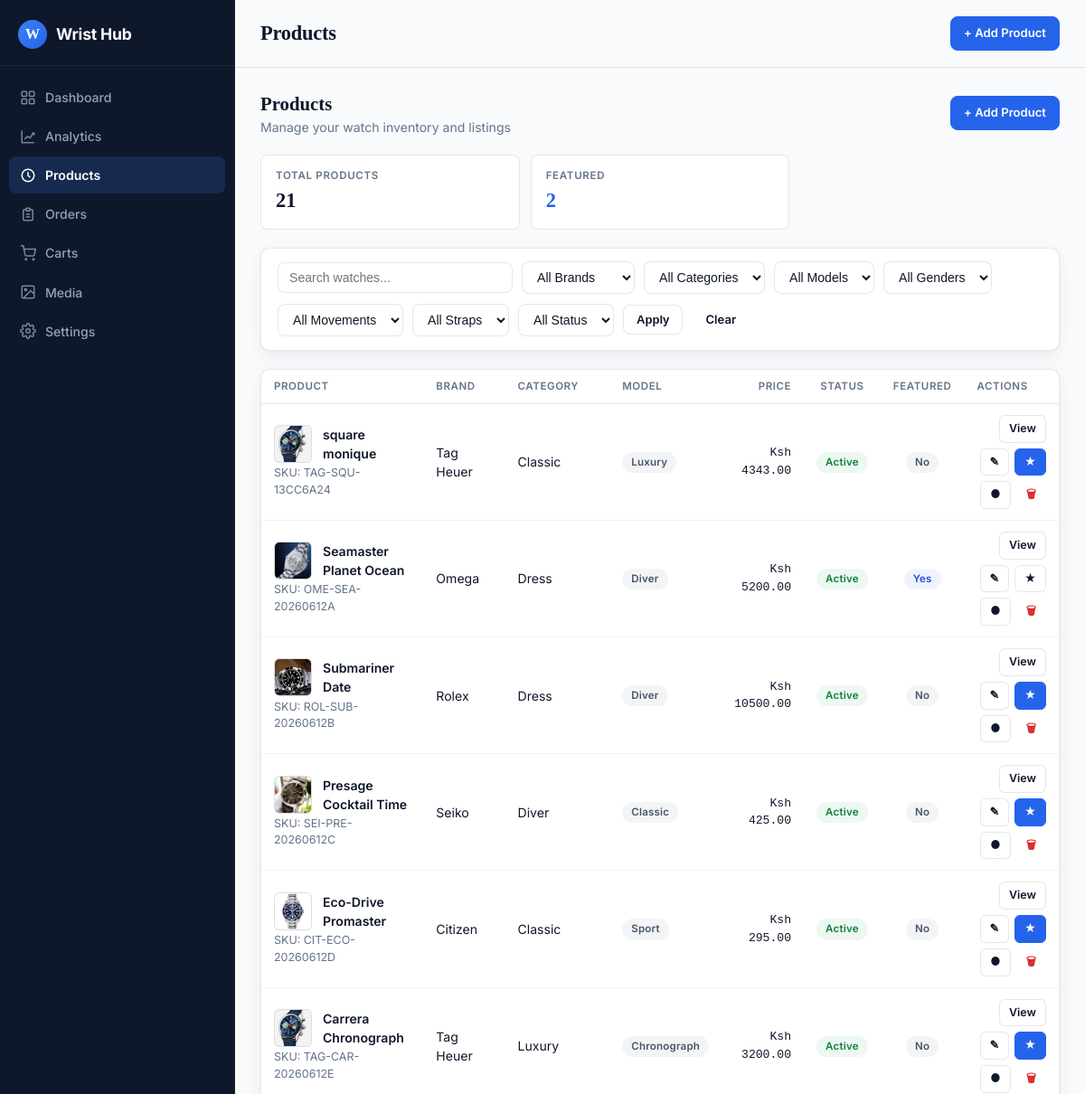
Before: /panel/products/ (upper part) with the older database file.
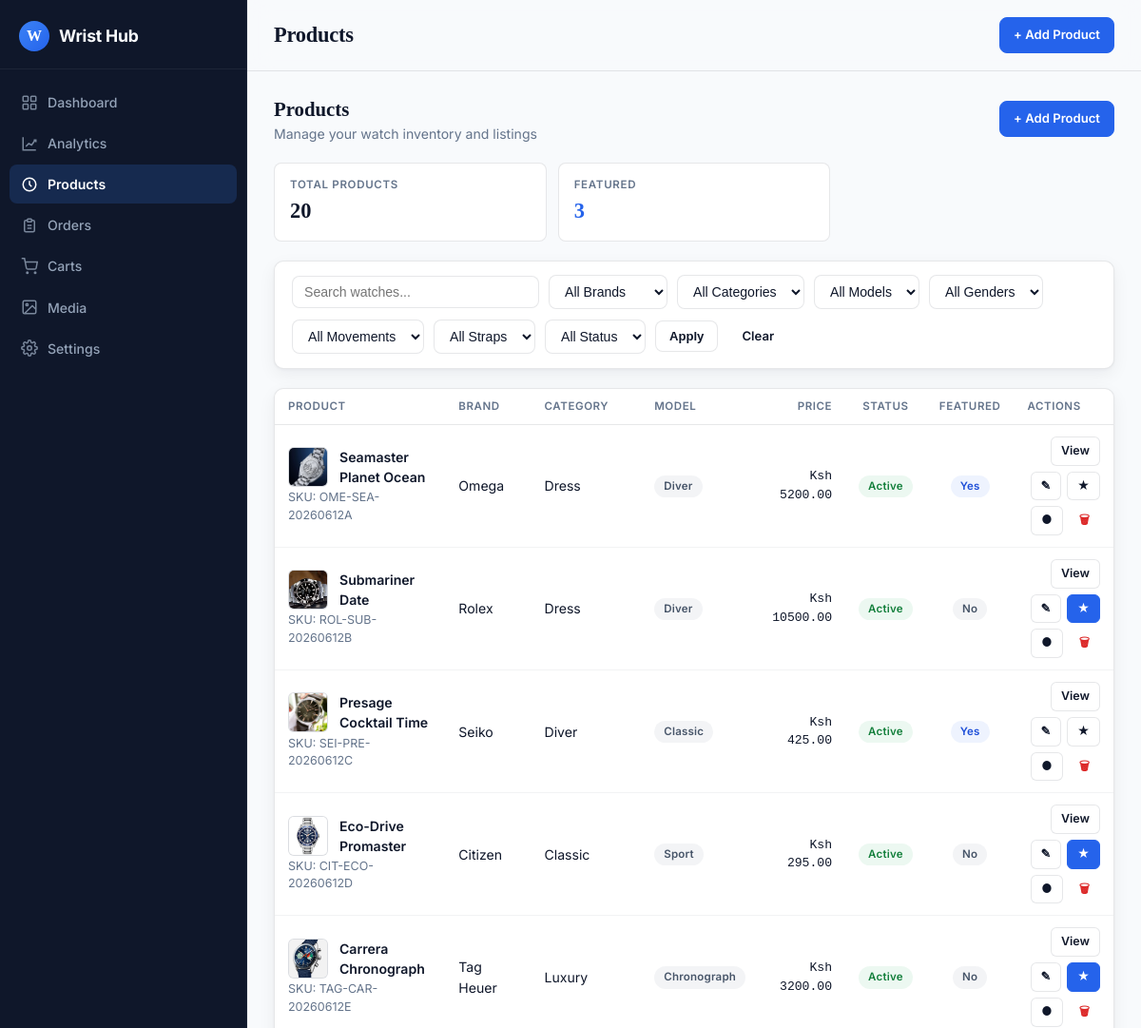
After: the same page with the newer database file.
### wshop/models.py (models this page shows, shortened)
class Watch(models.Model):
    MODEL_CHOICES = [
        ("classic", "Classic"),
        ("sport", "Sport"),
        ("luxury", "Luxury"),
        ("dress", "Dress"),
        ("diver", "Diver"),
        ("chronograph", "Chronograph"),
        ("vandross", "Vandross"),
    ]
    GENDER_CHOICES = [
        ("men", "Men"),
        ("women", "Women"),
        ("unisex", "Unisex"),
    ]
    MOVEMENT_CHOICES = [
        ("automatic", "Automatic"),
        ("quartz", "Quartz"),
        ("mechanical", "Mechanical"),
        ("solar", "Solar"),
        ("smart", "Smart"),
    ]
    STRAP_CHOICES = [
        ("leather", "Leather"),
        ("metal", "Metal"),
        ("rubber", "Rubber"),
        ("fabric", "Fabric"),
        ("ceramic", "Ceramic"),
    ]
    STRAP_COLOR_CHOICES = [
        ("silver", "Silver"),
        ("gold", "Gold"),
        ("rose_gold", "Rose Gold"),
        ("black", "Black"),
        ("brown", "Brown"),
        ("blue", "Blue"),
        ("white", "White"),
    ]
    name = models.CharField(max_length=160)
    slug = models.SlugField(max_length=180, unique=True)
    brand = models.ForeignKey(Brand, on_delete=models.PROTECT, related_name="watches")
    category = models.ForeignKey(
        Category,
        on_delete=models.PROTECT,
        related_name="watches",
    )
    model = models.CharField(max_length=30, choices=MODEL_CHOICES, default="classic")
    gender = models.CharField(max_length=10, choices=GENDER_CHOICES, default="unisex")
    movement = models.CharField(max_length=20, choices=MOVEMENT_CHOICES)
    strap_material = models.CharField(max_length=20, choices=STRAP_CHOICES)
    strap_color = models.CharField(
        max_length=20,
        choices=STRAP_COLOR_CHOICES,
        default="silver",
    )
    case_size_mm = models.PositiveSmallIntegerField()
    water_resistance_m = models.PositiveSmallIntegerField(default=0)
    price = models.DecimalField(
        max_digits=10,
        decimal_places=2,
        validators=[MinValueValidator(0)],
    )
    discount_price = models.DecimalField(
        max_digits=10,
        decimal_places=2,
        validators=[MinValueValidator(0)],
        blank=True,
        null=True,
    )
    sku = models.CharField(max_length=60, unique=True)
    featured = models.BooleanField(default=False)
    is_active = models.BooleanField(default=True)
    created_at = models.DateTimeField(auto_now_add=True)
    updated_at = models.DateTimeField(auto_now=True)
    class Meta:
        ordering = ["-created_at"]

class WatchImage(models.Model):
    watch = models.ForeignKey(Watch, on_delete=models.CASCADE, related_name="images")
    image = models.ImageField(upload_to="watches/")
    alt_text = models.CharField(max_length=160, blank=True)
    is_main = models.BooleanField(default=False)
    is_primary = models.BooleanField(default=False)
    created_at = models.DateTimeField(auto_now_add=True)
    class Meta:
        ordering = ["-is_primary", "-is_main", "created_at"]

class Brand(models.Model):
    name = models.CharField(max_length=100, unique=True)
    slug = models.SlugField(max_length=120, unique=True)
    is_active = models.BooleanField(default=True)
    created_at = models.DateTimeField(auto_now_add=True)
    class Meta:
        ordering = ["name"]

class Category(models.Model):
    name = models.CharField(max_length=100, unique=True)
    slug = models.SlugField(max_length=120, unique=True)
    image = models.ImageField(upload_to="categories/", blank=True, null=True)
    is_active = models.BooleanField(default=True)
    created_at = models.DateTimeField(auto_now_add=True)
    class Meta:
        verbose_name_plural = "Categories"
        ordering = ["name"]

### wshop/views_admin.py (the view)
# urls.py: path("panel/products/", views_admin.admin_products, name="panel-products"),
def admin_products(request):
    query = request.GET.get("q", "")
    brand_filter = request.GET.get("brand", "")
    category_filter = request.GET.get("category", "")
    model_filter = request.GET.get("model", "")
    gender_filter = request.GET.get("gender", "")
    movement_filter = request.GET.get("movement", "")
    strap_filter = request.GET.get("strap", "")
    active_filter = request.GET.get("active", "")
    watches = Watch.objects.select_related("brand", "category").prefetch_related("images").order_by("-created_at")
    if query:
        watches = watches.filter(Q(name__icontains=query) | Q(sku__icontains=query) | Q(brand__name__icontains=query))
    if brand_filter:
        watches = watches.filter(brand__name=brand_filter)
    if category_filter:
        watches = watches.filter(category__name=category_filter)
    if model_filter:
        watches = watches.filter(model=model_filter)
    if gender_filter:
        watches = watches.filter(gender=gender_filter)
    if movement_filter:
        watches = watches.filter(movement=movement_filter)
    if strap_filter:
        watches = watches.filter(strap_material=strap_filter)
    if active_filter == "active":
        watches = watches.filter(is_active=True)
    elif active_filter == "inactive":
        watches = watches.filter(is_active=False)
    watches = watches[:50]
    total_products = Watch.objects.filter(is_active=True).count()
    featured_count = Watch.objects.filter(featured=True, is_active=True).count()
    all_brands = Brand.objects.all().order_by("name")
    all_categories = Category.objects.all().order_by("name")
    context = {
        "watches": watches,
        "total_products": total_products,
        "featured_count": featured_count,
        "all_brands": all_brands,
        "all_categories": all_categories,
        "dashboard_title": "Products",
        "products_active": True,
    }
    return render(request, "panel/products.html", context)

### wshop/analytics.py (called while the page is built)
def should_track_request(request):
    if request.path.startswith(("/admin/", "/panel/", "/static/", "/media/")):
        return False
    if request.path in {"/cart/count/"}:
        return False
    if request.method not in {"GET", "POST"}:
        return False
    return True

### wshop/templates/panel/products.html (shortened to what the changed rows need)
{% extends "panel/base.html" %}
{% block content %}
<div class="page-header">
    <div>
        <h2 style="margin:0;font-family:Georgia,'Times New Roman',serif;font-size:1.3rem;">Products</h2>
    </div>
</div>
<div class="stats-row">
    <div class="stat-pill">
        <span class="stat-pill-label">Total Products</span>
        <span class="stat-pill-value">{{ total_products }}</span>
    </div>
    <div class="stat-pill">
        <span class="stat-pill-label">Featured</span>
        <span class="stat-pill-value" style="color: var(--blue);">{{ featured_count }}</span>
    </div>
</div>
<div class="card">
    <div class="card-body">
        <div class="table-wrap">
            <table>
                <thead>
                    <tr>
                        <th>Product</th>
                        <th>Brand</th>
                        <th>Category</th>
                        <th>Model</th>
                        <th class="text-right">Price</th>
                        <th class="text-center">Status</th>
                        <th class="text-center">Featured</th>
                        <th style="width:260px;">Actions</th>
                    </tr>
                </thead>
                <tbody id="productsTableBody">
                    {% for watch in watches %}
                    <tr>
                        <td>
                            <div class="product-cell">
                                {% with images=watch.images.all %}
                                    {% if images %}
                                        <img class="product-thumb" src="{{ images.0.image.url }}" alt="{{ watch.name }}">
                                    {% else %}
                                        <div class="product-thumb-placeholder">{{ watch.name|slice:":2" }}</div>
                                    {% endif %}
                                {% endwith %}
                                <a href="{% url 'panel-product-detail' slug=watch.slug %}" class="product-name">{{ watch.name }}</a>
                            </div>
                            <div class="product-meta" style="margin-top:2px;">SKU: {{ watch.sku }}</div>
                        </td>
                        <td>{{ watch.brand.name }}</td>
                        <td>{{ watch.category.name }}</td>
                        <td>
                            <span class="badge badge-default">{{ watch.model|title }}</span>
                        </td>
                        <td class="text-right font-mono">Ksh {{ watch.price|floatformat:2 }}</td>
                        <td class="text-center">
                            <span class="badge
                                {% if watch.is_active %}badge-success{% else %}badge-danger{% endif %}">
                                {% if watch.is_active %}Active{% else %}Inactive{% endif %}
                            </span>
                        </td>
                        <td class="text-center">
                            <span class="badge {% if watch.featured %}badge-info{% else %}badge-default{% endif %}">
                                {% if watch.featured %}Yes{% else %}No{% endif %}
                            </span>
                        </td>
                        <td>
                            <div class="actions-cell">
                                <a href="{% url 'panel-product-detail' slug=watch.slug %}" class="btn btn-secondary btn-sm" title="View">View</a>
                                <a href="{% url 'panel-product-edit' slug=watch.slug %}" class="btn btn-secondary btn-sm" title="Edit">✎</a>
                                <a href="{% url 'panel-product-toggle-featured' slug=watch.slug %}" class="btn btn-sm {% if watch.featured %}btn-secondary{% else %}btn-primary{% endif %}" title="Toggle featured">★</a>
                                <a href="{% url 'panel-product-toggle-active' slug=watch.slug %}" class="btn btn-sm {% if watch.is_active %}btn-secondary{% else %}btn-primary{% endif %}" title="Toggle active">●</a>
                                <a href="{% url 'panel-product-delete' slug=watch.slug %}" class="btn btn-sm btn-ghost" style="color:var(--red);" title="Delete" onclick="return confirmDelete(this);">🗑</a>
                            </div>
                        </td>
                    </tr>
                    {% empty %}
                    <tr>
                        <td colspan="9">
                            <div class="empty-state">No products found.</div>
                        </td>
                    </tr>
                    {% endfor %}
                </tbody>
            </table>
        </div>
    </div>
</div>
{% endblock %}

Changed rows visible on the page:
removed Watch: images.all.0.image (picture), name "square monique", sku "TAG-SQU-13CC6A24", brand.name "Tag Heuer", category.name "Classic", model "Luxury", price "4343.00", is_active "Active", featured "No"
changed Watch "Presage Cocktail Time": featured "No" → "Yes"
Other visible differences:
{{ total_products }}: "21" → "20"
{{ featured_count }}: "2" → "3"
